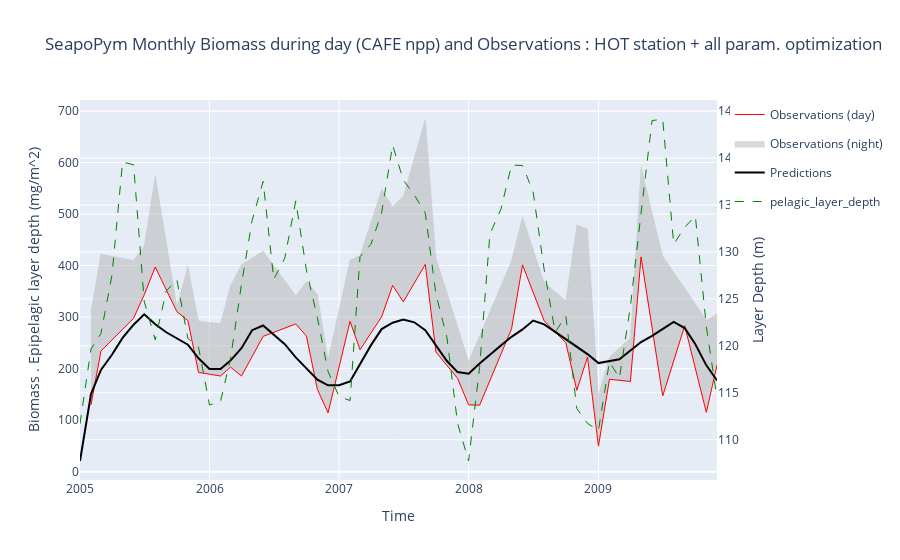

Source (notebook cell):
### Code cell
fig = go.Figure(
    layout={
        "title": "SeapoPym Monthly Biomass during day (CAFE npp) and Observations : HOT station + all param. optimization",
        "xaxis": {"title": "Time"},
        "yaxis": {"title": "Biomass . Epipelagic layer depth (mg/m^2)"},
    }
)


fig.add_trace(
    go.Scatter(
        x=monthly_obs_day.index,
        y=monthly_obs_day,
        fill=None,
        mode="lines",
        line={"color": "red", "width": 1},
        name="Observations (day)",
    )
)

fig.add_trace(
    go.Scatter(
        x=monthly_obs_night.index,
        y=monthly_obs_night,
        fill="tonexty",
        mode="lines",
        line={"color": "rgba(180, 180, 180, 0.2)", "width": 1},
        name="Observations (night)",
    )
)
fig.add_trace(
    go.Scatter(
        x=monthly_pred.index,
        y=monthly_pred,
        fill=None,
        mode="lines",
        line={"color": "black"},
        name="Predictions",
    )
)
fig.add_trace(px.line(monthly_layer).data[0])
fig.update_traces(
    yaxis="y2",
    selector={"name": "pelagic_layer_depth"},
    line={"color": "green", "width": 1, "dash": "dash"},
)
fig.update_layout(yaxis2={"title": "Layer Depth (m)", "overlaying": "y", "side": "right"})

fig.show()
